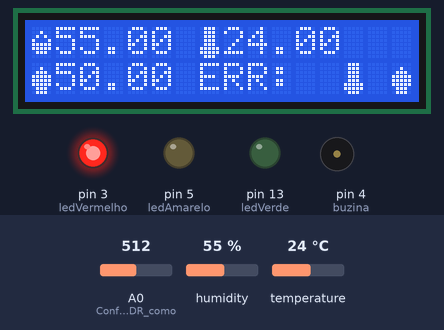
Recording of a sketch running on a simulated Arduino Uno, built with avr-gcc and run on an emulated ATmega328P. Parts: 16×2 character LCD, output pins drawn as LEDs (lit = HIGH), buzzer (waves = sounding, pin HIGH). The inputs (shaded band) are chosen by the test bench; at power-on: temperature 24 °C, A0 (Configuração_do_LDR_como) = 512, humidity 55 %. What the sketch prints to the serial monitor is not drawn.

Above: at 3.6 s.
3.7 s: temperature set to 20.6 °C
At 5.8 s:
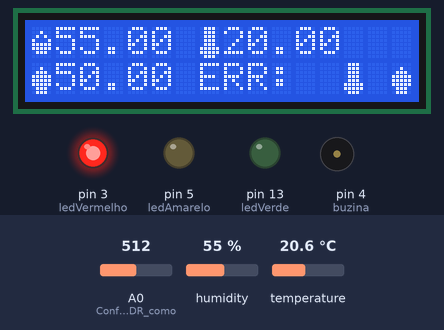
6.6 s: temperature set to 19.3 °C
At 10.2 s:
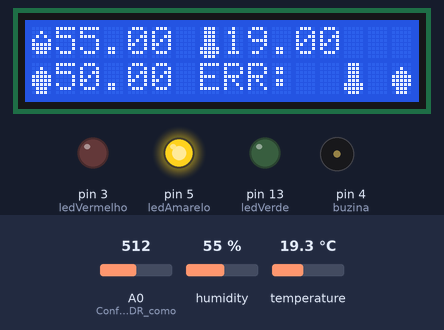
10.6 s: A0 (Configuração_do_LDR_como) set to 437
At 12.5 s:
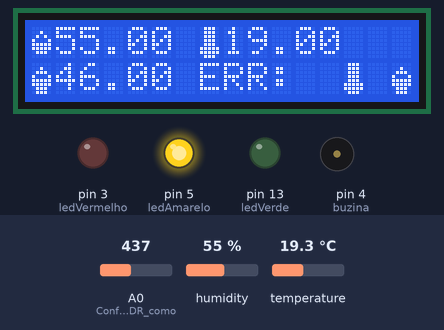
14.6 s: A0 (Configuração_do_LDR_como) set to 413
At 18.0 s:
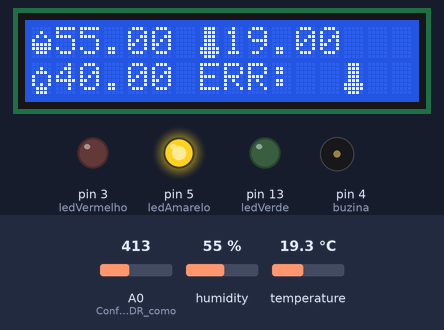
18.7 s: humidity set to 47 %
At 22.4 s:
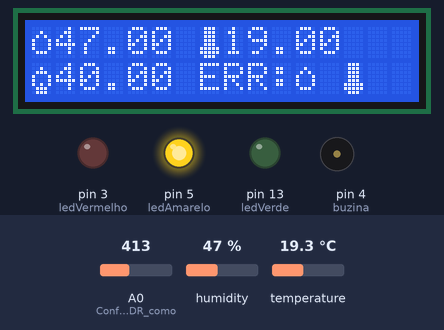
22.7 s: humidity set to 44 %
At 25.6 s:
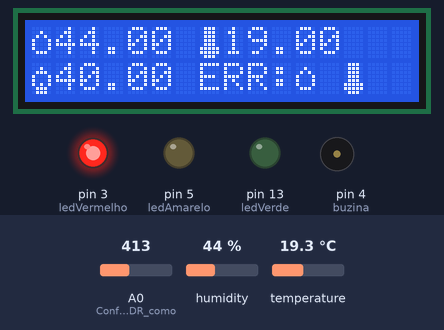
Timing chart, 0 to 27.1 s (numbered marks = the images above; inputs shaded):
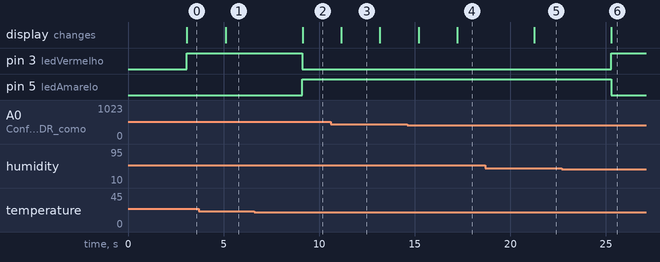

The sketch:

cp2_edge.ino
```cpp
#include "DHT.h"
#include <LiquidCrystal.h>

// Definição dos pinos do LCD
const int rs = 7;
const int rw = 11;
const int en = 6;
const int d4 = 12;
const int d5 = 10;
const int d6 = 9;
const int d7 = 8;

// Inicialização do LCD com os pinos definidos acima
LiquidCrystal lcd(rs, rw, en, d4, d5, d6, d7);

// Definição dos ícones personalizados
byte iconUmdFull[] = { B00000, B00100, B01110, B11111, B11111, B11111, B01110, B00000 };
byte iconUmdMid[8] = { B00000, B00100, B01010, B10001, B11111, B11111, B01110, B00000 };
byte iconUmdLow[8] = { B00000, B00100, B01010, B10001, B10001, B10001, B01110, B00000 };

byte iconTempFull[8] = { B01110, B01110, B01110, B01110, B01110, B11111, B11111, B01110 };
byte iconTempMid[8] = { B01110, B01010, B01010, B01010, B01110, B11111, B11111, B01110 };
byte iconTempLow[8] = { B01110, B01010, B01010, B01010, B01010, B10001, B10001, B01110 };

byte iconLuzFull[8] = { B00000, B00100, B01110, B11111, B11111, B11111, B01110, B01110 };
byte iconLuzMid[8] = { B00000, B00100, B01110, B10001, B11111, B11111, B01110, B01110 };
byte iconLuzLow[8] = { B00000, B00100, B01110, B10001, B10001, B10101, B01110, B01110 };

// Definição dos pinos dos LEDs e da buzina
int ledVerde = 13;      // LED verde
int ledAmarelo = 5;    // LED amarelo
int ledVermelho = 3;  // LED vermelho
int buzina = 4;        // Buzina

int intencidadeluz;    // Variável para a intensidade da luz

#define DHTPIN 2
#define DHTTYPE DHT22   // DHT 22  (AM2302), AM2321

DHT dht(DHTPIN, DHTTYPE);      // Inicialização do sensor DHT11 no pino 2

const int NUM_LEITURAS = 2; // Número de leituras para fazer a média
int leituras_temperatura[NUM_LEITURAS];
int leituras_umidade[NUM_LEITURAS];
int leituras_intensidadeluz[NUM_LEITURAS];
int contagem_leituras = 0;

unsigned long previousMillis = 0;
const long interval = 5000; // Intervalo de tempo desejado em milissegundos

void setup() {
  Serial.println(F("DHT11 example!"));
  Serial.begin(9600);
  dht.begin();

  // Configuração dos pinos dos LEDs e da buzina como saída
  pinMode(ledAmarelo, OUTPUT);
  pinMode(ledVermelho, OUTPUT);
  pinMode(ledVerde, OUTPUT);
  pinMode(buzina, OUTPUT);
  pinMode(A0, INPUT);           // Configuração do LDR como entrada

  lcd.begin(16, 2);             // Inicialização do LCD com 16 colunas e 2 linhas
  lcd.setCursor(0, 1);          // Configuração do cursor para a segunda linha
  lcd.print("LemmaTech");

  delay(2000);
}

void loop() {
  unsigned long currentMillis = millis();

  float media_temperatura = 0;
  float media_umidade = 0;
  float media_intensidadeluz = 0;

  int LDR = analogRead(A0);
  intencidadeluz = round(map(LDR, 0, 1023, 0, 100));

  float temperatura = dht.readTemperature();
  float umidade = dht.readHumidity();

  leituras_temperatura[contagem_leituras] = temperatura;
  leituras_umidade[contagem_leituras] = umidade;
  leituras_intensidadeluz[contagem_leituras] = intencidadeluz;
  contagem_leituras++;

  if (contagem_leituras == NUM_LEITURAS) {
    media_temperatura = calcularMedia(leituras_temperatura, NUM_LEITURAS);
    media_umidade = calcularMedia(leituras_umidade, NUM_LEITURAS);
    media_intensidadeluz = calcularMedia(leituras_intensidadeluz, NUM_LEITURAS);

    if (
      media_temperatura >= 20 || media_temperatura <= 05 ||
      media_umidade <= 45 || media_umidade >= 75 ||
      media_intensidadeluz >= 55
    ) {
      digitalWrite(ledVermelho, HIGH);
      digitalWrite(ledAmarelo, LOW);
      digitalWrite(ledVerde, LOW);
      if (currentMillis - previousMillis >= interval) {
        //tone(buzina, 1000, 2500);
        previousMillis = currentMillis;
      }
    } else {
      if (
        media_temperatura >= 10 && media_temperatura <= 15 &&
        media_umidade >= 50 && media_umidade <= 70 &&
        media_intensidadeluz < 40
      ) {
        digitalWrite(ledVerde, HIGH);
        digitalWrite(ledAmarelo, LOW);
        digitalWrite(ledVermelho, LOW);
      } else {
        digitalWrite(ledVerde, LOW);
        digitalWrite(ledAmarelo, HIGH);
        digitalWrite(ledVermelho, LOW);

        if (currentMillis - previousMillis >= interval) {
         // tone(buzina, 500, 1500);
          previousMillis = currentMillis;
        }
      }
    }


    lcd.clear();
    lcd.setCursor(7, 1);
    lcd.print("ERR:");
    if (media_umidade >= 50 && media_umidade <= 70) {
      lcd.createChar(1, iconUmdMid); // Cria o caractere personalizado no LCD
      lcd.setCursor(0, 0);
      lcd.write(byte(1));

      lcd.setCursor(1, 0);
      lcd.print(media_umidade);
    } else if (media_umidade > 70) {
      lcd.createChar(1, iconUmdFull); // Cria o caractere personalizado no LCD
      lcd.setCursor(0, 0);
      lcd.write(byte(1));

      lcd.setCursor(1, 0);
      lcd.print(media_umidade);

      lcd.setCursor(11, 1);
      lcd.write(byte(1));
    } else {
      lcd.createChar(1, iconUmdLow); // Cria o caractere personalizado no LCD
      lcd.setCursor(0, 0);
      lcd.write(byte(1));

      lcd.setCursor(1, 0);
      lcd.print(media_umidade);

      lcd.setCursor(11, 1);
      lcd.write(byte(1));
    }

    if (media_temperatura >= 10 && media_temperatura <= 15) {
      lcd.createChar(2, iconTempMid); // Cria o caractere personalizado no LCD
      lcd.setCursor(7, 0);
      lcd.write(byte(2));

      lcd.setCursor(8, 0);
      lcd.print(media_temperatura);
    } else if (media_temperatura > 15) {
      lcd.createChar(2, iconTempFull); // Cria o caractere personalizado no LCD
      lcd.setCursor(7, 0);
      lcd.write(byte(2));

      lcd.setCursor(8, 0);
      lcd.print(media_temperatura);

      lcd.setCursor(13, 1);
      lcd.write(byte(2));
    } else {
      lcd.createChar(2, iconTempLow); // Cria o caractere personalizado no LCD
      lcd.setCursor(7, 0);
      lcd.write(byte(2));

      lcd.setCursor(8, 0);
      lcd.print(media_temperatura);

      lcd.setCursor(13, 1);
      lcd.write(byte(2));
    }

    if (media_intensidadeluz <= 40) {
      lcd.createChar(3, iconLuzLow); // Cria o caractere personalizado no LCD
      lcd.setCursor(0, 1);
      lcd.write(byte(3));

      lcd.setCursor(1, 1);
      lcd.print(media_intensidadeluz);
    } else if (media_intensidadeluz >= 50) {
      lcd.createChar(3, iconLuzFull); // Cria o caractere personalizado no LCD
      lcd.setCursor(0, 1);
      lcd.write(byte(3));

      lcd.setCursor(1, 1);
      lcd.print(media_intensidadeluz);

      lcd.setCursor(15, 1);
      lcd.write(byte(3));
    } else {
      lcd.createChar(3, iconLuzMid); // Cria o caractere personalizado no LCD
      lcd.setCursor(0, 1);
      lcd.write(byte(3));

      lcd.setCursor(1, 1);
      lcd.print(media_intensidadeluz);

      lcd.setCursor(15, 1);
      lcd.write(byte(3));
    }

    contagem_leituras = 0;
  }

  Serial.println("Luz:");
  Serial.println(intencidadeluz);

  Serial.println("Umidade");
  Serial.println(umidade);

  Serial.println("Temperatura");
  Serial.println(temperatura);

  delay(1000);
}

// Função para calcular a média dos valores de um array
float calcularMedia(int leituras[], int num_leituras) {
  float soma = 0;
  for (int i = 0; i < num_leituras; i++) {
    soma += leituras[i];
  }
  return soma / num_leituras;
}
```

Measured:
- the behaviour switches between 20 and 19.9 °C on temperature (found by bisection; images 1 and 2)
- the behaviour switches between 420 and 419 on A0 (Configuração_do_LDR_como) (found by bisection; images 3 and 4)
- the behaviour switches between 46 and 45 % on humidity (found by bisection; images 5 and 6)
- after the input at 3.7 s, the display: changes after 1.4 s (image 1)
- after the input at 6.6 s, pin 3 (ledVermelho): HIGH → LOW after 2.5 s; pin 5 (ledAmarelo): LOW → HIGH after 2.5 s; the display: changes after 2.5 s (image 2)
- after the input at 10.6 s, the display: changes after 0.56 s (image 3)
- after the input at 14.6 s, the display: first changes after 0.60 s (image 4 shows a later state)
- after the input at 18.7 s, the display: changes after 2.6 s (image 5)
- after the input at 22.7 s, pin 3 (ledVermelho): LOW → HIGH after 2.6 s; pin 5 (ledAmarelo): HIGH → LOW after 2.6 s; the display: changes after 2.6 s (image 6)
